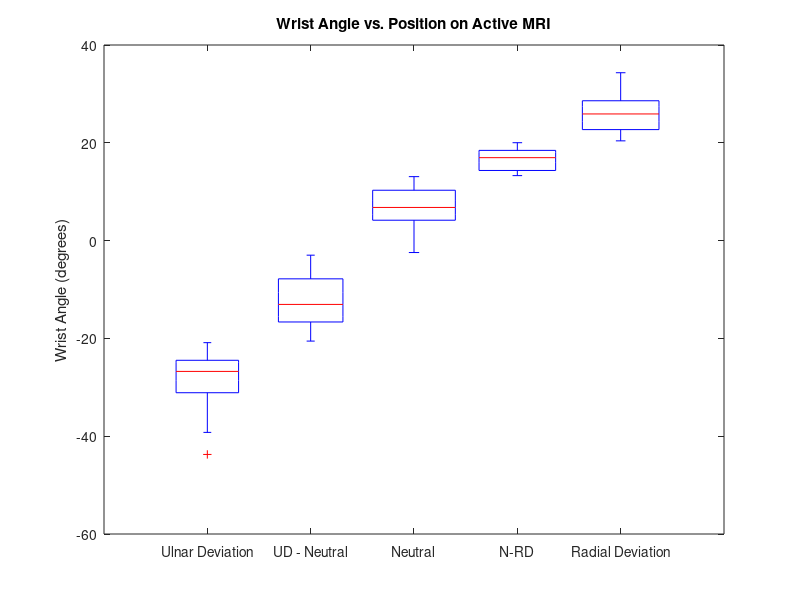
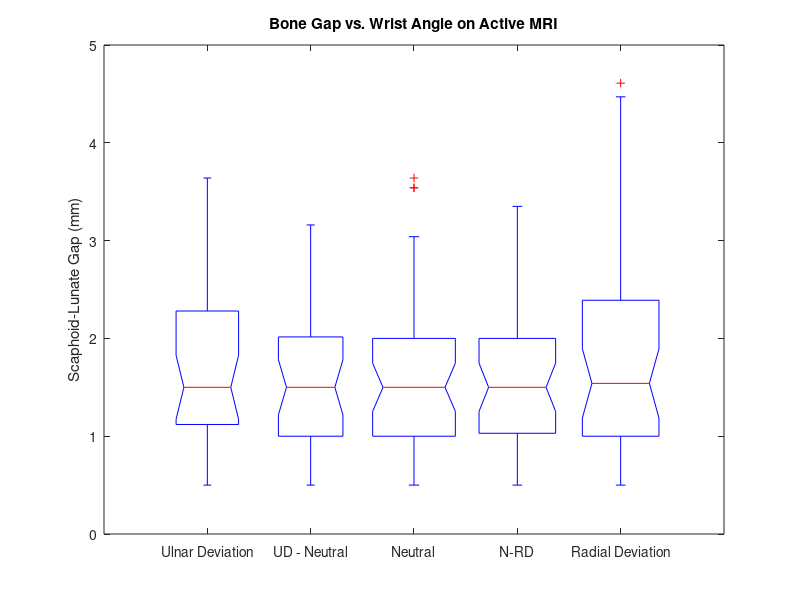
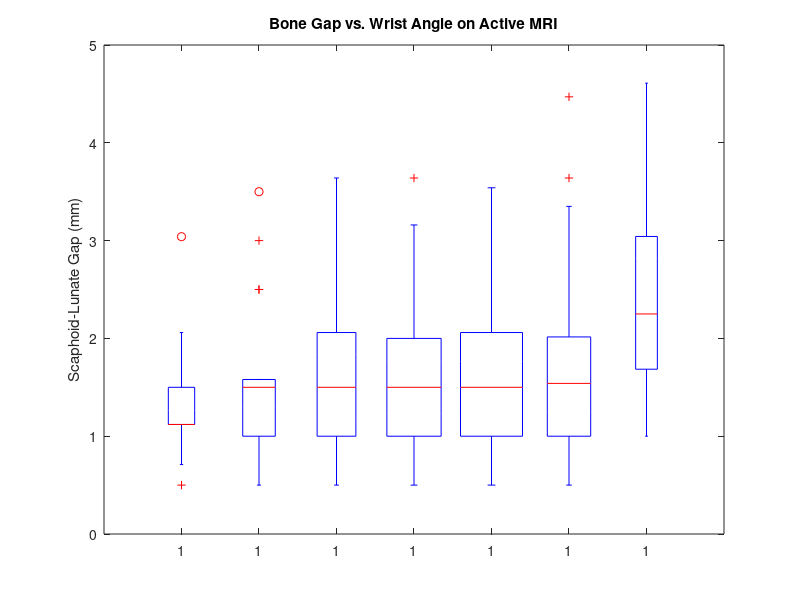

MATLAB code for these plots, in order:
clc
clear
close all

nbin = 5-1;
% angle_bins = quantile(x,nbin);
% angle_bins = [-inf; angle_bins(:); inf];

load('data.mat')

%% Find the angle bin index for each gap measurement
% 
% data.four_d_angles = data.four_d_angles  - 180;

ndx = [];
for i = 1:length(data.four_d_gaps)    
    for j = 1:nbin+1
       if(data.four_d_angles(i) > data.angle_bins(j)  && data.four_d_angles(i) < data.angle_bins(j+1))
           ndx(i) = j;
       end
    end    
end

[data.four_d_angles ndx']
[data.four_d_gaps ndx']

% Create box plots
z=[];
g=[];
for i = unique(ndx)
    z = [z; data.four_d_angles(ndx == i)]   
    g = [g; (i-1)*ones(length(data.four_d_gaps(ndx == i)), 1)];
end
g=g+1;


figure('Color', [1 1 1])
boxplot(z,g, 'Notch','off','labels', {'Ulnar Deviation', 'UD - Neutral', 'Neutral', 'N-RD', 'Radial Deviation'})
ylabel('Wrist Angle (degrees)')
title('Wrist Angle vs. Position on Active MRI')



% Create box plots
z=[];
g=[];
for i = unique(ndx)
    z = [z; data.four_d_gaps(ndx == i)]   
    g = [g; (i-1)*ones(length(data.four_d_gaps(ndx == i)), 1)];
end
g=g+1;



figure('Color', [1 1 1])
boxplot(z,g, 'Notch','on','labels', {'Ulnar Deviation', 'UD - Neutral', 'Neutral', 'N-RD', 'Radial Deviation'})
ylabel('Scaphoid-Lunate Gap (mm)')
title('Bone Gap vs. Wrist Angle on Active MRI')

hold on
% scatter(g,z,'r*')
% histogram(x,angle_bins)

%% Split by scan type
data.four_d_scan_type


% Create box plots
z=[];
g=[];
temp= [];
for i = 1:length(unique(ndx))
    for j = 1:length(unique(data.four_d_scan_type)) 
        [i j]
        
        temp = [ndx; data.four_d_scan_type']';
        temp = data.four_d_gaps(all((temp == [i j])'));
        z = [z; temp]   ;
        
        g = [g; (i+j-1)*ones(length(temp), 1)];
        
    end
end



figure('Color', [1 1 1])
boxplot(z,g)%, 'Notch','on','labels', {'Ulnar Deviation', 'UD - Neutral', 'Neutral', 'N-RD', 'Radial Deviation'})
ylabel('Scaphoid-Lunate Gap (mm)')
title('Bone Gap vs. Wrist Angle on Active MRI')

hold on

%% 

combined_data = [data.four_d_gaps data.four_d_angles data.four_d_scan_type data.four_d_angle_ndx']

% Sort based on the type of scan
[~,idx] = sort(combined_data(:,3)); % sort just the 4D scan type column
combined_data = combined_data(idx,:)   % sort the whole matrix using the sort indices

% Sub-sort based on the wrist angle index

[~,idx] = sort(combined_data(:,3))
combined_data = combined_data(idx,:)   


